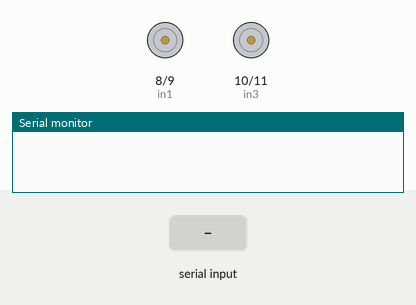
The sketch below on a simulated Arduino Mega 2560, built with avr-gcc and run on an emulated ATmega2560. Parts: motor-driver pin pairs drawn as motors (green arrow = first pin HIGH = forward, orange = second pin HIGH = backward, longer = more drive, scaled by the enable pin), the last lines printed to the serial monitor. The inputs (shaded band) are chosen by the test bench.

Above: at 2.2 s.
2.3 s: "1\n" received over Serial
At 2.8 s:
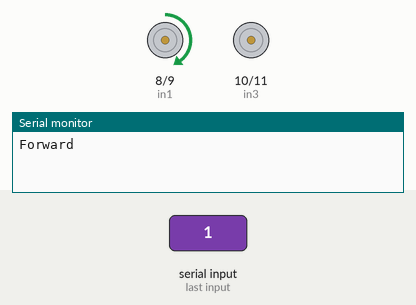
3.8 s: "2\n" received over Serial
At 5.0 s:
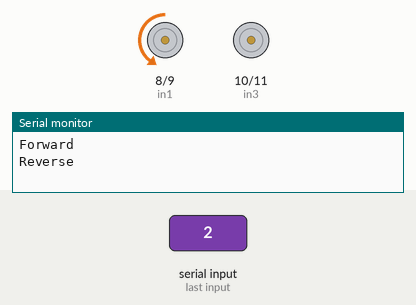
5.3 s: "3\n" received over Serial
At 5.37 s:
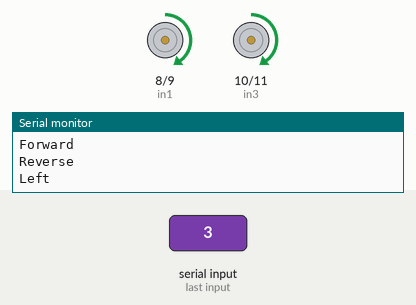
6.9 s: "4\n" received over Serial
At 7.6 s:
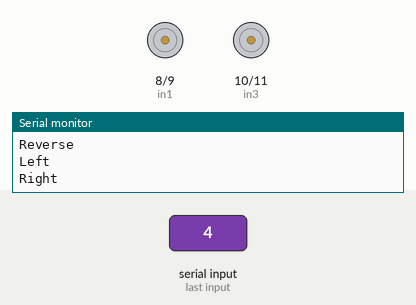
Timing chart, 0 to 9.5 s (numbered marks = the images above; inputs shaded):
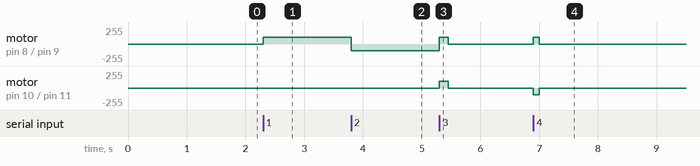

Measured:
- after the input at 2.3 s, motor on pin 8 (in1) / pin 9 (in2): stopped → forward 100/255 at once
- after the input at 3.8 s, motor on pin 8 (in1) / pin 9 (in2): forward 100/255 → backward 100/255 at once
- after the input at 5.3 s, motor on pin 8 (in1) / pin 9 (in2): backward 100/255 → forward 100/255 at once, → stopped 0.15 s later; motor on pin 10 (in3) / pin 11 (in4): stopped → forward 100/255 at once, → stopped 0.15 s later
- after the input at 6.9 s, motor on pin 8 (in1) / pin 9 (in2): stopped → forward 100/255 at once, → stopped 0.10 s later; motor on pin 10 (in3) / pin 11 (in4): stopped → backward 100/255 at once, → stopped 0.10 s later

The sketch:

S4_Bluetooth_controlled_bicycle.ino
```cpp
String str;// raw string received from android to arduino
int blueToothVal;// stores the last value sent over via bluetooth

int ena=5;
int enb=6;

int in1 = 8;
int in2 = 9;
int in3 = 10;
int in4 = 11;

void setup()
{

  Serial.begin(9600);// Serial 1 is for Bluetooth communication - DO NOT MODIFY

  pinMode(ena, OUTPUT);
  pinMode(enb, OUTPUT);

  pinMode(in1, OUTPUT);
  pinMode(in2, OUTPUT);
  pinMode(in3, OUTPUT);
  pinMode(in4, OUTPUT);

  analogWrite(ena, 100);
  analogWrite(enb, 100);
  delay(1000);
}

void loop()
{
  bluetooth(); // Run the Bluetooth procedure to see if there is any data being sent via BT
}

void bluetooth()
{
  while (Serial.available()>0)                             // Read bluetooth commands over Serial1 // Warning: If an error with Serial1 occurs, make sure Arduino Mega 2560 is Selected
  {
    {
      str = Serial.readStringUntil('\n');               // str is the temporary variable for storing the last sring sent over bluetooth from Android devic
    }

    blueToothVal = (str.toInt());                        //  convert the string 'str' into an integer and assign it to blueToothVal

    switch (blueToothVal)
    {
      case 1:
        Serial.println("Forward");
        Forward();
        break;

      case 2:
        Serial.println("Reverse");
        Reverse();
        break;

      case 3:
        Serial.println("Left");
        LeftTurn();
        Stop();
        break;

      case 4:
        Serial.println("Right");
        RightTurn();
        Stop();
        break;

      case 5:
        Serial.println("Stop");
        Stop();
        break;

    }                                                              // end of switch case

  }                                                              // end of while loop Serial1 read

  // if no data from Bluetooth
  if (Serial.available() < 0)
  {
    Serial.println("No Bluetooth Data ");
  }

}

void Forward()
{
  digitalWrite(in1, HIGH);
  digitalWrite(in2, LOW);
  digitalWrite(in3, LOW);
  digitalWrite(in4, LOW);
  delay(150);
}

void Reverse()
{
  digitalWrite(in1, LOW);
  digitalWrite(in2, HIGH);
  digitalWrite(in3, LOW);
  digitalWrite(in4, LOW);
  delay(150);
}

void LeftTurn()
{
  digitalWrite(in1, HIGH);
  digitalWrite(in2, LOW);
  digitalWrite(in3, HIGH);
  digitalWrite(in4, LOW);
  delay(150);
}

void RightTurn()
{
  digitalWrite(in1, HIGH);
  digitalWrite(in2, LOW);
  digitalWrite(in3, LOW);
  digitalWrite(in4, HIGH);
  delay(100);
}

void Stop()
{
  digitalWrite(in1, LOW);
  digitalWrite(in2, LOW);
  digitalWrite(in3, LOW);
  digitalWrite(in4, LOW);
  delay(100);

}
```
